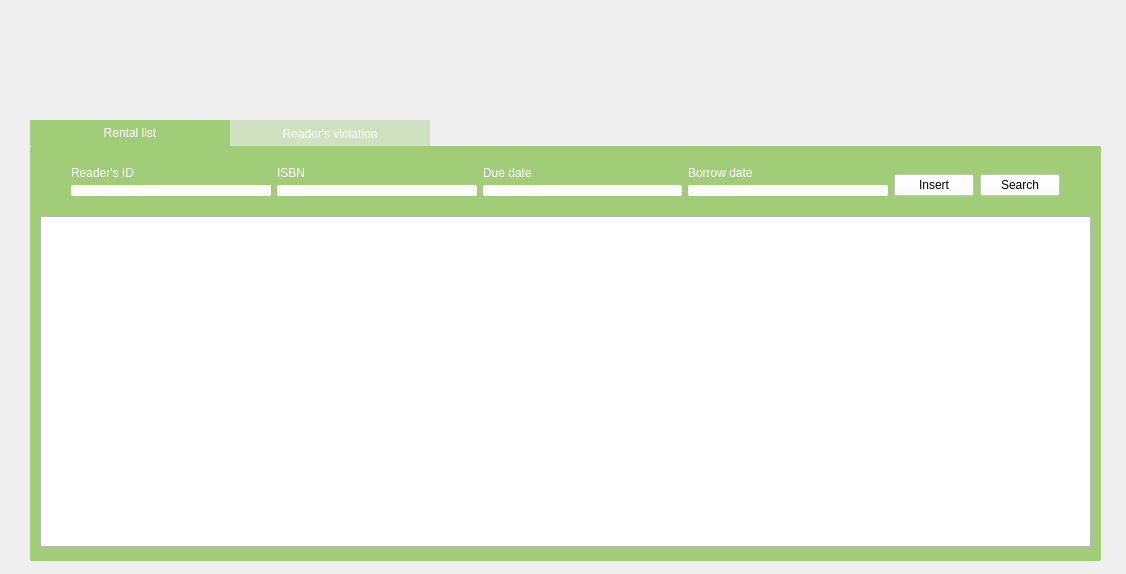
<?xml version="1.0" encoding="UTF-8"?>
<ui version="4.0">
 <class>Librarian</class>
 <widget class="QWidget" name="Librarian">
  <property name="geometry">
   <rect>
    <x>0</x>
    <y>0</y>
    <width>1126</width>
    <height>574</height>
   </rect>
  </property>
  <property name="windowTitle">
   <string>Librarian</string>
  </property>
  <property name="styleSheet">
   <string notr="true">#Librarian{
background-image: url(:/appscreen/Resources/appscreen/librarian-background.jpg);
}
QLabel{
font: 9pt &quot;Segoe UI&quot;;
color:white;
}
QPushButton{
font: 9pt &quot;Segoe UI&quot;;
}
QTabWidget::pane{
border:0;
}
QTabWidget::tab{
background-color:  rgba(85, 170, 0, 0.3);
}
QLineEdit{
border-radius: 2px;
}</string>
  </property>
  <widget class="QTabWidget" name="tabWidget">
   <property name="geometry">
    <rect>
     <x>30</x>
     <y>120</y>
     <width>1071</width>
     <height>441</height>
    </rect>
   </property>
   <property name="styleSheet">
    <string notr="true">#tabWidget{
	background-color: rgba(85, 170, 0, 0.5);
}
#ReaderRent{
	background-color:  rgba(85, 170, 0, 0.5);
	border-radius:2px;
}
#violation{
	background-color:  rgba(85, 170, 0, 0.5);
	border-radius:2px;
}
QTabBar::tab{
font: 9pt &quot;Segoe UI&quot;;
color:white;
width: 200px;
background-color: rgba(85, 170, 0, 0.2);  
}
QTabBar::tab:selected{
font: 9pt &quot;Segoe UI&quot;;
color:white;
width: 200px;
background-color:  rgba(85, 170, 0, 0.5);
}
</string>
   </property>
   <property name="currentIndex">
    <number>0</number>
   </property>
   <widget class="QWidget" name="ReaderRent">
    <attribute name="title">
     <string>Rental list</string>
    </attribute>
    <widget class="QTableView" name="borrowTable">
     <property name="geometry">
      <rect>
       <x>10</x>
       <y>70</y>
       <width>1051</width>
       <height>331</height>
      </rect>
     </property>
     <property name="sizePolicy">
      <sizepolicy hsizetype="Expanding" vsizetype="Expanding">
       <horstretch>0</horstretch>
       <verstretch>0</verstretch>
      </sizepolicy>
     </property>
     <attribute name="horizontalHeaderMinimumSectionSize">
      <number>200</number>
     </attribute>
    </widget>
    <widget class="QWidget" name="layoutWidget">
     <property name="geometry">
      <rect>
       <x>30</x>
       <y>10</y>
       <width>1011</width>
       <height>51</height>
      </rect>
     </property>
     <layout class="QHBoxLayout" name="horizontalLayout_2">
      <item>
       <layout class="QVBoxLayout" name="verticalLayout_4">
        <item>
         <widget class="QLabel" name="label">
          <property name="styleSheet">
           <string notr="true"/>
          </property>
          <property name="text">
           <string>Reader's ID</string>
          </property>
         </widget>
        </item>
        <item>
         <widget class="QLineEdit" name="readerIDLe"/>
        </item>
       </layout>
      </item>
      <item>
       <layout class="QVBoxLayout" name="verticalLayout_3">
        <item>
         <widget class="QLabel" name="label_2">
          <property name="text">
           <string>ISBN</string>
          </property>
         </widget>
        </item>
        <item>
         <widget class="QLineEdit" name="isbnLe"/>
        </item>
       </layout>
      </item>
      <item>
       <layout class="QVBoxLayout" name="verticalLayout_2">
        <item>
         <widget class="QLabel" name="label_4">
          <property name="text">
           <string>Due date</string>
          </property>
         </widget>
        </item>
        <item>
         <widget class="QLineEdit" name="dueDateLe"/>
        </item>
       </layout>
      </item>
      <item>
       <layout class="QVBoxLayout" name="verticalLayout">
        <item>
         <widget class="QLabel" name="label_3">
          <property name="text">
           <string>Borrow date</string>
          </property>
         </widget>
        </item>
        <item>
         <widget class="QLineEdit" name="borrowDateLe"/>
        </item>
       </layout>
      </item>
      <item>
       <layout class="QVBoxLayout" name="verticalLayout_10">
        <item>
         <spacer name="verticalSpacer_3">
          <property name="orientation">
           <enum>Qt::Vertical</enum>
          </property>
          <property name="sizeHint" stdset="0">
           <size>
            <width>20</width>
            <height>13</height>
           </size>
          </property>
         </spacer>
        </item>
        <item>
         <widget class="QPushButton" name="insertButton">
          <property name="styleSheet">
           <string notr="true">#insertButton{
background-color: rgba(255, 255, 255,0.6);
}
#insertButton:pressed{
background-color: rgba(255, 255, 255,1);
}</string>
          </property>
          <property name="text">
           <string>Insert</string>
          </property>
         </widget>
        </item>
       </layout>
      </item>
      <item>
       <layout class="QVBoxLayout" name="verticalLayout_11">
        <item>
         <spacer name="verticalSpacer_4">
          <property name="orientation">
           <enum>Qt::Vertical</enum>
          </property>
          <property name="sizeHint" stdset="0">
           <size>
            <width>20</width>
            <height>13</height>
           </size>
          </property>
         </spacer>
        </item>
        <item>
         <widget class="QPushButton" name="searchButton">
          <property name="styleSheet">
           <string notr="true">#searchButton{
background-color: rgba(255, 255, 255,0.6);
}
#searchButton:pressed{
background-color: rgba(255, 255, 255,1);
}</string>
          </property>
          <property name="text">
           <string>Search</string>
          </property>
         </widget>
        </item>
       </layout>
      </item>
     </layout>
    </widget>
   </widget>
   <widget class="QWidget" name="violation">
    <attribute name="title">
     <string>Reader's violation</string>
    </attribute>
    <widget class="QTableView" name="violationTable">
     <property name="geometry">
      <rect>
       <x>10</x>
       <y>80</y>
       <width>1051</width>
       <height>311</height>
      </rect>
     </property>
     <attribute name="horizontalHeaderMinimumSectionSize">
      <number>300</number>
     </attribute>
    </widget>
    <widget class="QWidget" name="layoutWidget">
     <property name="geometry">
      <rect>
       <x>30</x>
       <y>10</y>
       <width>1001</width>
       <height>49</height>
      </rect>
     </property>
     <layout class="QHBoxLayout" name="horizontalLayout">
      <item>
       <layout class="QVBoxLayout" name="verticalLayout_5">
        <item>
         <widget class="QLabel" name="label_5">
          <property name="text">
           <string>Reader's ID</string>
          </property>
         </widget>
        </item>
        <item>
         <widget class="QLineEdit" name="readerIDLe_2"/>
        </item>
       </layout>
      </item>
      <item>
       <layout class="QVBoxLayout" name="verticalLayout_6">
        <item>
         <widget class="QLabel" name="label_6">
          <property name="text">
           <string>Violation</string>
          </property>
         </widget>
        </item>
        <item>
         <widget class="QLineEdit" name="violationLe"/>
        </item>
       </layout>
      </item>
      <item>
       <layout class="QVBoxLayout" name="verticalLayout_7">
        <property name="spacing">
         <number>6</number>
        </property>
        <item>
         <widget class="QLabel" name="label_7">
          <property name="sizePolicy">
           <sizepolicy hsizetype="Fixed" vsizetype="Fixed">
            <horstretch>0</horstretch>
            <verstretch>0</verstretch>
           </sizepolicy>
          </property>
          <property name="text">
           <string>Date of infringement(yyyy/mm/dd)</string>
          </property>
         </widget>
        </item>
        <item>
         <layout class="QHBoxLayout" name="horizontalLayout_3">
          <item>
           <widget class="QLineEdit" name="yearLe">
            <property name="sizePolicy">
             <sizepolicy hsizetype="Fixed" vsizetype="Fixed">
              <horstretch>0</horstretch>
              <verstretch>0</verstretch>
             </sizepolicy>
            </property>
            <property name="minimumSize">
             <size>
              <width>50</width>
              <height>0</height>
             </size>
            </property>
            <property name="maximumSize">
             <size>
              <width>50</width>
              <height>16777215</height>
             </size>
            </property>
           </widget>
          </item>
          <item>
           <widget class="QLabel" name="label_8">
            <property name="sizePolicy">
             <sizepolicy hsizetype="Fixed" vsizetype="Fixed">
              <horstretch>0</horstretch>
              <verstretch>0</verstretch>
             </sizepolicy>
            </property>
            <property name="minimumSize">
             <size>
              <width>10</width>
              <height>0</height>
             </size>
            </property>
            <property name="maximumSize">
             <size>
              <width>10</width>
              <height>16777215</height>
             </size>
            </property>
            <property name="text">
             <string>/</string>
            </property>
           </widget>
          </item>
          <item>
           <widget class="QLineEdit" name="monthLe">
            <property name="sizePolicy">
             <sizepolicy hsizetype="Fixed" vsizetype="Fixed">
              <horstretch>0</horstretch>
              <verstretch>0</verstretch>
             </sizepolicy>
            </property>
            <property name="minimumSize">
             <size>
              <width>50</width>
              <height>0</height>
             </size>
            </property>
            <property name="maximumSize">
             <size>
              <width>50</width>
              <height>16777215</height>
             </size>
            </property>
           </widget>
          </item>
          <item>
           <widget class="QLabel" name="label_9">
            <property name="sizePolicy">
             <sizepolicy hsizetype="Fixed" vsizetype="Fixed">
              <horstretch>0</horstretch>
              <verstretch>0</verstretch>
             </sizepolicy>
            </property>
            <property name="minimumSize">
             <size>
              <width>10</width>
              <height>0</height>
             </size>
            </property>
            <property name="maximumSize">
             <size>
              <width>10</width>
              <height>16777215</height>
             </size>
            </property>
            <property name="text">
             <string>/</string>
            </property>
           </widget>
          </item>
          <item>
           <widget class="QLineEdit" name="dayLe">
            <property name="sizePolicy">
             <sizepolicy hsizetype="Fixed" vsizetype="Fixed">
              <horstretch>0</horstretch>
              <verstretch>0</verstretch>
             </sizepolicy>
            </property>
            <property name="minimumSize">
             <size>
              <width>50</width>
              <height>0</height>
             </size>
            </property>
            <property name="maximumSize">
             <size>
              <width>50</width>
              <height>16777215</height>
             </size>
            </property>
           </widget>
          </item>
         </layout>
        </item>
       </layout>
      </item>
      <item>
       <layout class="QVBoxLayout" name="verticalLayout_8">
        <item>
         <spacer name="verticalSpacer">
          <property name="orientation">
           <enum>Qt::Vertical</enum>
          </property>
          <property name="sizeHint" stdset="0">
           <size>
            <width>72</width>
            <height>13</height>
           </size>
          </property>
         </spacer>
        </item>
        <item>
         <widget class="QPushButton" name="insertButton_2">
          <property name="styleSheet">
           <string notr="true">#insertButton_2{
background-color: rgba(255, 255, 255,0.6);
}
#insertButton_2:pressed{
background-color: rgba(255, 255, 255,1);
}</string>
          </property>
          <property name="text">
           <string>Insert</string>
          </property>
         </widget>
        </item>
       </layout>
      </item>
      <item>
       <layout class="QVBoxLayout" name="verticalLayout_9">
        <item>
         <spacer name="verticalSpacer_2">
          <property name="orientation">
           <enum>Qt::Vertical</enum>
          </property>
          <property name="sizeHint" stdset="0">
           <size>
            <width>20</width>
            <height>13</height>
           </size>
          </property>
         </spacer>
        </item>
        <item>
         <widget class="QPushButton" name="searchButton_2">
          <property name="styleSheet">
           <string notr="true">#searchButton_2{
background-color: rgba(255, 255, 255,0.6);
}
#searchButton_2:pressed{
background-color: rgba(255, 255, 255,1);
}</string>
          </property>
          <property name="text">
           <string>Search</string>
          </property>
         </widget>
        </item>
       </layout>
      </item>
     </layout>
    </widget>
   </widget>
  </widget>
 </widget>
 <layoutdefault spacing="6" margin="11"/>
 <resources>
  <include location="LIBPRO.qrc"/>
 </resources>
 <connections/>
</ui>
